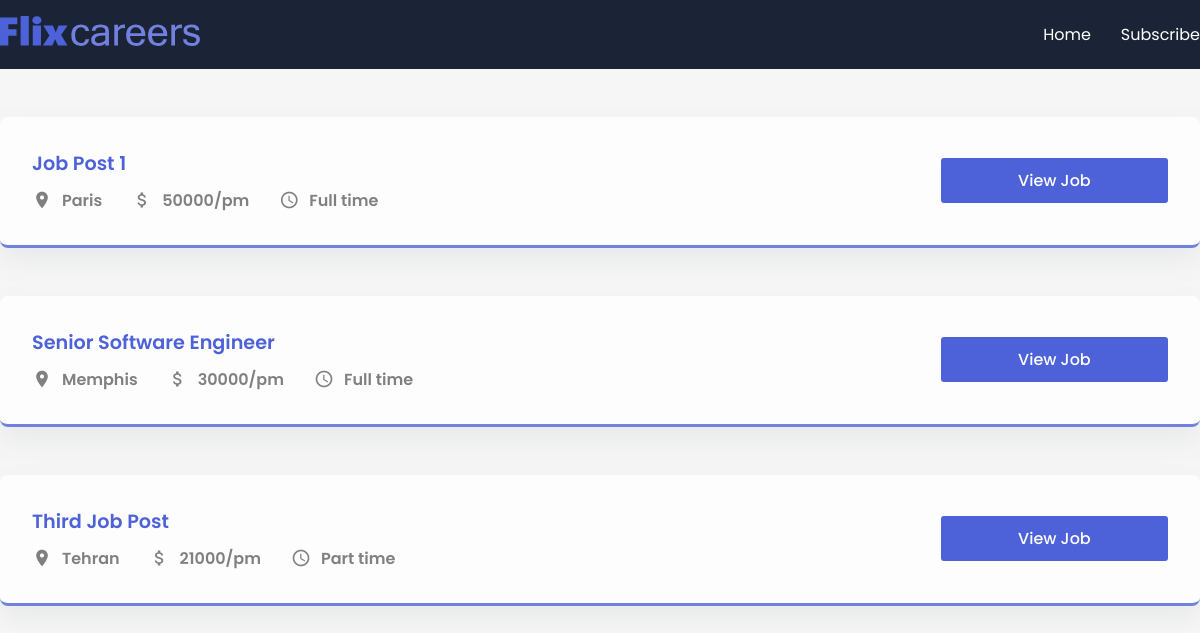
The page / on the database its author committed.
### app/models.py (models this page shows, shortened)
class JobPost(models.Model):
    JOB_TYPE_CHOICES = [
        ("Full time", "Full time"),
        ("Part time", "Part time")
    ]
    title = models.CharField(max_length=200)
    description = models.TextField()
    date = models.DateTimeField(auto_now_add=True)
    expiry = models.DateField(null=True)
    salary = models.IntegerField()
    slug = models.SlugField(unique=True, max_length=40, null=True)
    location = models.ForeignKey(
        Location, on_delete=models.CASCADE, null=True)
    author = models.ForeignKey(Author, on_delete=models.CASCADE, null=True)
    skills = models.ManyToManyField(Skills)
    types = models.CharField(max_length=200, choices=JOB_TYPE_CHOICES)

class Location(models.Model):
    street = models.CharField(max_length=200)
    city = models.CharField(max_length=200)
    state = models.CharField(max_length=200)
    country = models.CharField(max_length=200)
    zip = models.CharField(max_length=200)

### app/views.py (the view)
# urls.py: path("", views.job_list, name="job-list"),
def job_list(request):
    jobs = JobPost.objects.all()
    return render(request, "app/home_page.html", {"jobs": jobs})

### app/templates/app/home_page.html (shortened to what this page needs)
{% extends 'base.html' %}
{% block content %}
<section>
  <div class="container">
    {% for job in jobs %}
    <div class="post">
      <div class="job-info">
        <h1 class="job-title">{{job.title}}</h1>
        <div class="job-des">
          <div class="location item">
            <span class="material-icons"> place </span>
            <p>{{job.location.city}}</p>
          </div>
          <div class="budget item">
            <span class="material-icons"> attach_money </span>
            <p>{{job.salary}}/pm</p>
          </div>
          <div class="time item">
            <span class="material-icons"> schedule </span>
            <p>{{job.types}}</p>
          </div>
        </div>
      </div>
      <div class="buttons">
        <button class="apply">
          <a href="{% url 'app:job-detail' job.slug %}">View Job</a>
        </button>
      </div>
    </div>
    {% endfor %}
  </div>
</section>
{% endblock content %}

### templates/base.html (shortened to what this page needs)
{% load static %}
<!DOCTYPE html>
<html lang="en">
  <head>
    <link rel="stylesheet" href="{% static 'app/style.css' %}" />
  </head>
  <body>
    <header>
      <nav>
        <div class="container">
          <div class="logo">
            <img src="{% static 'app/logo.svg' %}" alt="" />
          </div>
          <div class="links">
            <a href="{% url 'app:job-list' %}">Home</a>
            <a href="{% url 'subscribe:subscribe' %}">Subscribe</a>
          </div>
        </div>
      </nav>
    </header>
    {% block content %} {% endblock content %}
  </body>
</html>

### app/static/app/style.css (style rules this page uses)
* { margin: 0; padding: 0; box-sizing: border-box; font-family: "Poppins", sans-serif; }
:root { --blue: #4d62d8; --lblue: #7281e0; --card: #fdfdfd; --shadow: #64646f17 0px 12px 29px 0px; --nav: #1b2436; }
body { background: #f5f6f5; }
button { border: none; outline: none; cursor: pointer; border-radius: 3px; }
nav { background: var(--nav); padding: 1em 0; }
a { text-decoration: none; color: white; }
.container { max-width: 1200px; margin: auto; }
nav .container { display: flex; align-items: center; justify-content: space-between; color: white; }
.logo { width: 200px; }
img { width: 100%; }
.links { display: flex; align-items: center; justify-content: center; }
.links a { color: white; margin-left: 30px; font-size: 1rem; font-weight: 400; }
.post { background: var(--card); border-radius: 8px; padding: 2em; box-shadow: var(--shadow); margin-top: 3em; display: grid; align-items: center; grid-template-columns: 8fr 2fr; border-bottom: 3px solid var(--lblue); }
.buttons { display: grid; grid-template-columns: repeat(1, 1fr); gap: 20px; }
.post:last-child { margin-bottom: 5em; }
.item { display: flex; align-items: center; margin-left: 30px; }
.item:first-child { margin-left: 0; }
.job-des { display: flex; align-items: center; }
.item span { margin-right: 10px; font-size: 20px !important; color: gray; }
.item p { font-size: 1rem; font-weight: 600; color: gray; }
.apply { background: var(--blue); height: 45px; padding: 0 40px; color: white; font-size: 1rem; font-weight: 500; }
.job-title { font-size: 1.2rem; font-weight: 600; margin-bottom: 10px; color: var(--blue); }
button { cursor: pointer; }

### rows shown on the page
JobPost: title "Job Post 1", location.city "Paris", salary "50000", types "Full time"
JobPost: title "Senior Software Engineer", location.city "Memphis", salary "30000", types "Full time"
JobPost: title "Third Job Post", location.city "Tehran", salary "21000", types "Part time"
